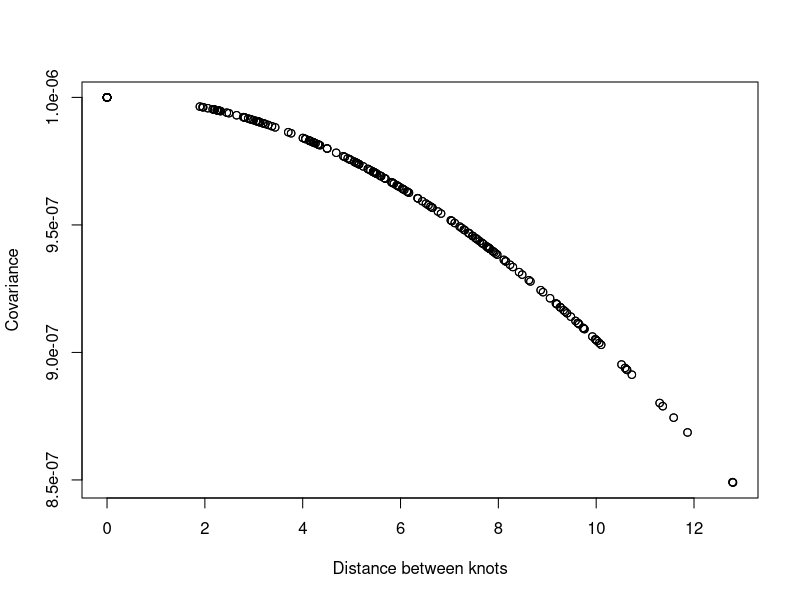
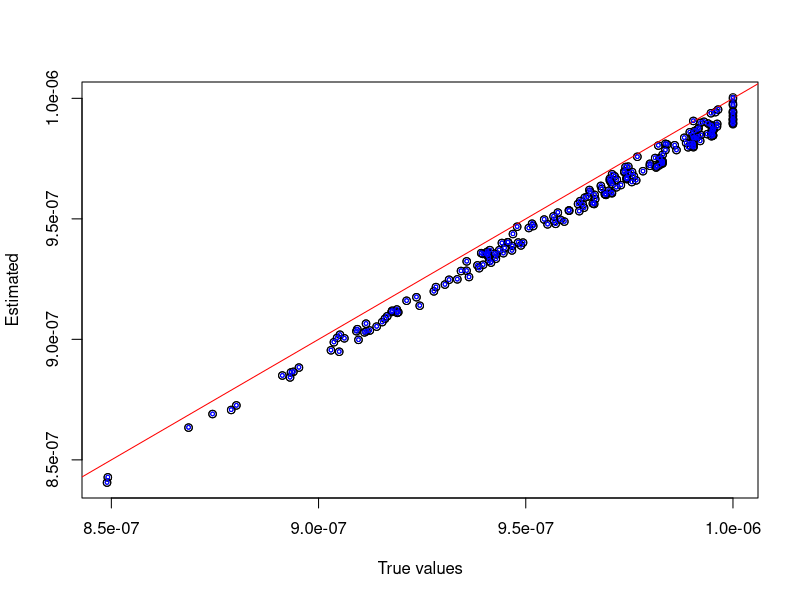

Source code (R) for these figures, in order:
library(cluster)
library(mvtnorm)
library(MASS)

# Simulate data and grid
grid = as.matrix(expand.grid("lon" = seq(5,15,1), "lat" = seq(5,15,1)))
nLocs = dim(grid)[1]
nKnots = 20
knots = jitter(pam(grid,nKnots)$medoids)
distKnots = as.matrix(dist(knots))
distKnotsSq = distKnots^2 # squared distances
# note: shape parameter scaled to distance matrix
gp_theta = 0.001
sigma.norm = 0.001
corKnots = exp(-gp_theta*distKnotsSq)
Sigma.normal = corKnots * sigma.norm * sigma.norm

# Plot distance vs covariance
plot(distKnots, Sigma.normal, xlab="Distance between knots", ylab="Covariance")

# We'll replicate the knots a 2nd time, and use the projection equation to project to them.
# This is a good comparison because the relative distances between them stays the same.
# Calculate distance from knots to grid
distAll = as.matrix(dist(rbind(knots, knots)))^2
distKnots21Sq = t(distAll[1:nKnots, -c(1:nKnots)])
Sigma21.normal = exp(-gp_theta*distKnots21Sq) * sigma.norm * sigma.norm

re.norm = rmvt(1, sigma = Sigma.normal, df = 6)
re.norm = re.norm-mean(re.norm)# Scale

# Generate a lot of random samples, and show that empirically,
# we can recover the covariance
sim.norm = rmvt(10000, sigma = Sigma.normal, df = 6)
estCov = cov.trob(sim.norm, cor = FALSE, center = TRUE, nu = 6)

plot(Sigma.normal, estCov$cov, xlab="True values", ylab = "Estimated")
abline(0,1,col="red")

# take inverse for projection
invSigmaKnots.norm = solve(Sigma.normal)

# Project
proj.norm = t((Sigma21.normal %*% invSigmaKnots.norm) %*% t(sim.norm))

# Try to estimate covariance with cov.trob
sim.norm.proj = cov.trob(proj.norm, cor = FALSE, center = TRUE, nu = 6)
points(Sigma.normal, sim.norm.proj$cov, col="blue",cex=0.5)

